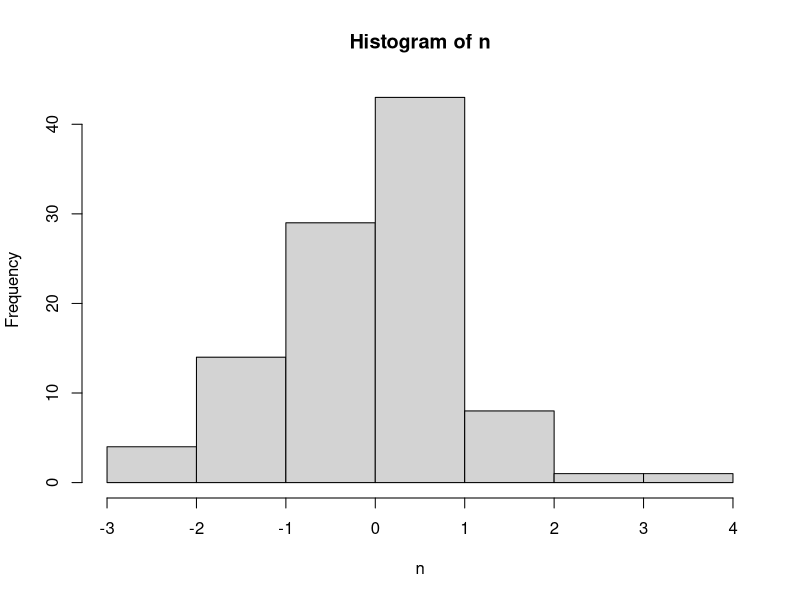
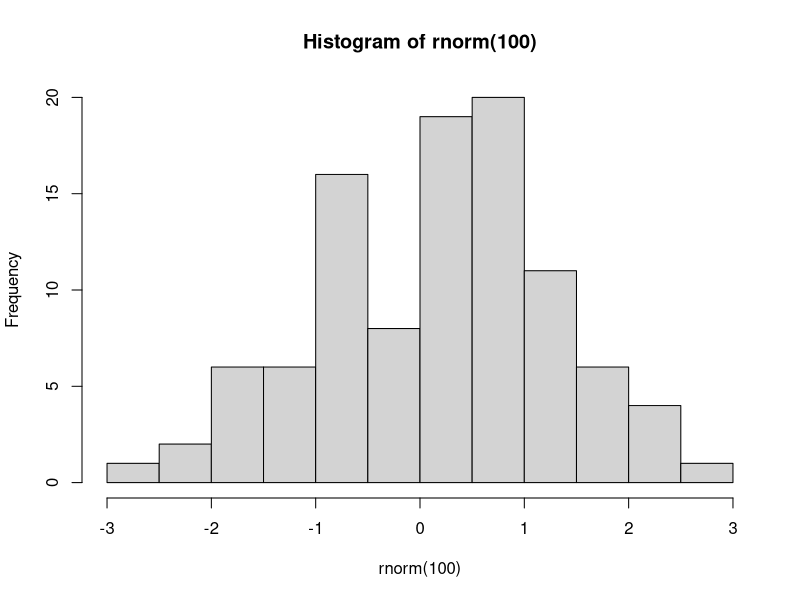

Here is the R script that generated these plots, in order:
## ---- chunk 1
n <- rnorm(100) # 標準正規分布から100個値を取得し、nと名付ける

hist(n)　# nを用いてヒストグラムを描画
## ---- chunk 2
rnorm(100) |> 
  hist()
